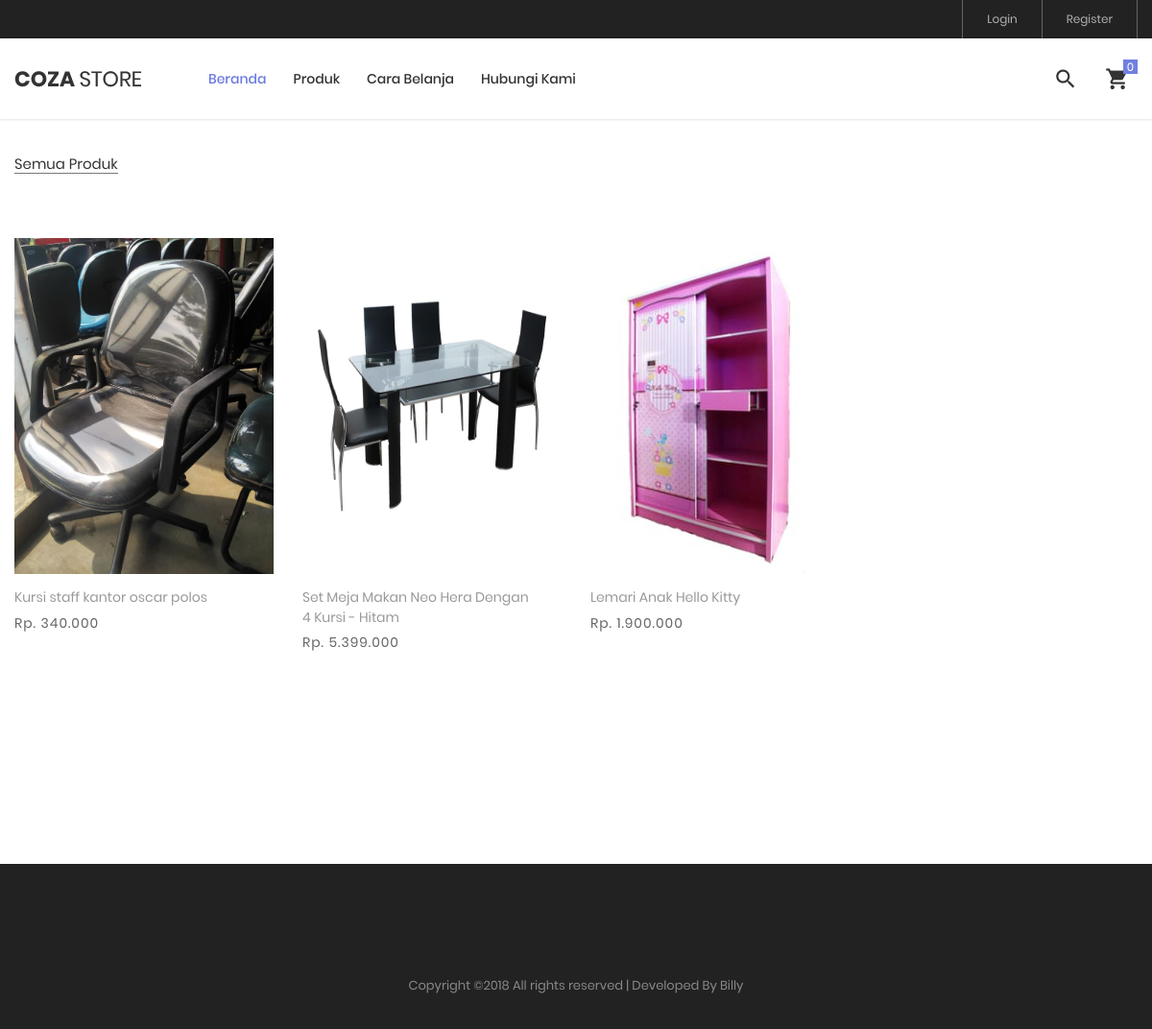
The app's page /index.php/produk with its own data.
### tables this page shows
CREATE TABLE IF NOT EXISTS `identitas` (
  `id_identitas` int(11) unsigned NOT NULL AUTO_INCREMENT,
  `kabupaten_id` int(11) NOT NULL DEFAULT '0',
  `nama_website` varchar(50) NOT NULL DEFAULT '0',
  `email` varchar(50) NOT NULL DEFAULT '0',
  `facebook` varchar(50) NOT NULL DEFAULT '0',
  `no_telp` varchar(50) NOT NULL DEFAULT '0',
  `nama_bank` varchar(50) NOT NULL DEFAULT '0',
  `alamat` varchar(255) NOT NULL DEFAULT '0',
  `favicon` varchar(255) NOT NULL DEFAULT '0',
  `logo` varchar(255) NOT NULL DEFAULT '0',
  PRIMARY KEY (`id_identitas`)
);

CREATE TABLE IF NOT EXISTS `tb_produk` (
  `id_produk` int(10) unsigned NOT NULL AUTO_INCREMENT,
  `kategori_id` int(10) unsigned NOT NULL,
  `kode_produk` varchar(50) NOT NULL,
  `nama_produk` varchar(50) NOT NULL,
  `harga` varchar(50) NOT NULL,
  `fee_jastip` varchar(50) NOT NULL,
  `berat` varchar(50) NOT NULL,
  `deskripsi` longtext NOT NULL,
  `gambar_1` varchar(255) DEFAULT NULL,
  `gambar_2` varchar(255) DEFAULT NULL,
  `gambar_3` varchar(255) DEFAULT NULL,
  `seo` varchar(255) DEFAULT NULL,
  PRIMARY KEY (`id_produk`),
  UNIQUE KEY `kode_produk` (`kode_produk`)
);

### application/libraries/Template.php (called while the page is built)
<?php if ( ! defined('BASEPATH')) exit('No direct script access allowed');
class Template {
		var $template_data = array();
		function set($name, $value)
		{
			$this->template_data[$name] = $value;
		}
		function load($template = '', $view = '' , $view_data = array(), $return = FALSE)
		{
			$this->CI =& get_instance();
			$this->set('contents', $this->CI->load->view($view, $view_data, TRUE));
			return $this->CI->load->view($template, $this->template_data, $return);
		}
}

### application/controllers/Produk.php (called while the page is built, shortened)
<?php
class Produk extends CI_Controller
{
    public function index()
    {
        $config['per_page'] = 8;
        $from = $this->uri->segment(4);
        $data['title'] = 'Semua Produk';
        $data['kategori_produk'] = 'Semua Produk';
        $data['produk_data'] = $this->produk->get_produk($config['per_page'], $from);
        $data['kategori_produk'] = 'Semua Produk';
        $this->template->load('front','produk/daftar_produk', $data);
    }
}

### index.php (called while the page is built, shortened)
<?php
require_once BASEPATH.'core/CodeIgniter.php';

### application/config/config.php (called while the page is built, shortened)
<?php
$http = 'http' . ((isset($_SERVER['HTTPS']) && $_SERVER['HTTPS'] == 'on') ? 's' : '') . '://';
$newurl = str_replace("index.php","", $_SERVER['SCRIPT_NAME']);
$config['base_url']    = "$http" . $_SERVER['SERVER_NAME'] . "" . $newurl;
$config['index_page'] = '';
$config['uri_protocol']	= 'REQUEST_URI';
$config['url_suffix'] = '';
$config['language']	= 'indonesian';
$config['charset'] = 'UTF-8';
$config['enable_hooks'] = FALSE;
$config['subclass_prefix'] = 'MY_';
$config['composer_autoload'] = "./vendor/autoload.php";
$config['permitted_uri_chars'] = 'a-z 0-9~%.:_\-';
$config['enable_query_strings'] = FALSE;
$config['controller_trigger'] = 'c';
$config['function_trigger'] = 'm';
$config['directory_trigger'] = 'd';
$config['allow_get_array'] = TRUE;
$config['log_threshold'] = 0;
$config['log_path'] = '';
$config['log_file_extension'] = '';
$config['log_file_permissions'] = 0644;
$config['log_date_format'] = 'Y-m-d H:i:s';
$config['error_views_path'] = '';
$config['cache_path'] = '';
$config['cache_query_string'] = FALSE;
$config['encryption_key'] = '';
$config['sess_driver'] = 'files';
$config['sess_cookie_name'] = 'ci_session';
$config['sess_expiration'] = 7200;
$config['sess_save_path'] = NULL;
$config['sess_match_ip'] = FALSE;
$config['sess_time_to_update'] = 300;
$config['sess_regenerate_destroy'] = FALSE;
$config['cookie_prefix']	= '';
$config['cookie_domain']	= '';
$config['cookie_path']		= '/';
$config['cookie_secure']	= FALSE;
$config['cookie_httponly'] 	= FALSE;
$config['standardize_newlines'] = FALSE;
$config['global_xss_filtering'] = FALSE;
$config['csrf_protection'] = FALSE;
$config['csrf_token_name'] = 'csrf_test_name';
$config['csrf_cookie_name'] = 'csrf_cookie_name';
$config['csrf_expire'] = 7200;
$config['csrf_regenerate'] = TRUE;
$config['csrf_exclude_uris'] = array();
$config['compress_output'] = FALSE;
$config['time_reference'] = 'local';
$config['rewrite_short_tags'] = FALSE;
$config['proxy_ips'] = '';

### application/config/pagination.php (called while the page is built, shortened)
<?php  if ( ! defined('BASEPATH')) exit('No direct script access allowed');
$config['query_string_segment'] = 'start';
$config['full_tag_open'] = '<nav><ul class="pagination" style="margin-top:0px">';
$config['full_tag_close'] = '</ul></nav>';
$config['first_link'] = 'First';
$config['first_tag_open'] = '<li>';
$config['first_tag_close'] = '</li>';
$config['last_link'] = 'Last';
$config['last_tag_open'] = '<li>';
$config['last_tag_close'] = '</li>';
$config['next_link'] = 'Next';

### application/models/Produk_model.php (called while the page is built, shortened)
<?php
class Produk_model extends CI_Model
{
    public $table = 'tb_produk';
    public function get_produk($number, $offset, $filter = NULL)
    {
        $this->db->from($this->table);
        $this->db->join('tb_kategori', 'tb_kategori.id_kategori = tb_produk.kategori_id');
        $this->db->order_by('id_produk', 'desc');
        $this->db->limit($number, $offset);
        return $this->db->get()->result();
    }
    public function count_all($kategori_id = 0, $q = null)
    {
        $this->db->from($this->table);
        return $this->db->count_all_results();
    }
}

### application/views/produk/daftar_produk.php (the view, shortened to what this page needs)
  <div class="bg0 m-t-23 p-b-140">
    <div class="container">
      <div class="flex-w flex-sb-m p-b-52">
        <div class="flex-w flex-l-m filter-tope-group m-tb-10">
          <button class="stext-106 cl6 hov1 bor3 trans-04 m-r-32 m-tb-5 how-active1" data-filter="*">
             <?php echo $kategori_produk ?>
          </button>
        </div>
      </div>
      <div class="row isotope-grid">
        <?php foreach ($produk_data as $row): ?>
        <div class="col-sm-6 col-md-4 col-lg-3 p-b-35 isotope-item women">
          <div class="block2">
            <div class="block2-pic hov-img0">
              <img height="350" src="<?php echo base_url('assets/foto_produk/'.$row->gambar_1) ?>" alt="IMG-PRODUCT">
            </div>
            <div class="block2-txt flex-w flex-t p-t-14">
              <div class="block2-txt-child1 flex-col-l ">
                <a href="<?php echo base_url('produk/detail_produk/'.$row->id_produk.'-'.permalink($row->nama_produk)) ?>" class="stext-104 cl4 hov-cl1 trans-04 js-name-b2 p-b-6">
                  <?php echo $row->nama_produk ?>
                </a>
                <span class="stext-105 cl3">
                  <?php echo format_rupiah($row->harga) ?>
                </span>
              </div>
            </div>
          </div>
        </div>
        <?php endforeach ?>
    </div>
    <div class="flex-c-m flex-w w-full p-t-45">
    </div>
  </div>
</div>

### application/views/front.php (shortened to what this page needs)
<!DOCTYPE html>
<html lang="en">
<head>
	<link rel="stylesheet" type="text/css" href="<?php echo assets_front() ?>vendor/bootstrap/css/bootstrap.min.css">
	<link rel="stylesheet" type="text/css" href="<?php echo assets_front() ?>fonts/font-awesome-4.7.0/css/font-awesome.min.css">
	<link rel="stylesheet" type="text/css" href="<?php echo assets_front() ?>fonts/iconic/css/material-design-iconic-font.min.css">
	<link rel="stylesheet" type="text/css" href="<?php echo assets_front() ?>fonts/linearicons-v1.0.0/icon-font.min.css">
	<link rel="stylesheet" type="text/css" href="<?php echo assets_back() ?>plugins/datatables/dataTables.bootstrap4.css">
	<link rel="stylesheet" type="text/css" href="<?php echo assets_front() ?>vendor/animate/animate.css">
	<link rel="stylesheet" type="text/css" href="<?php echo assets_front() ?>vendor/css-hamburgers/hamburgers.min.css">
	<link rel="stylesheet" type="text/css" href="<?php echo assets_front() ?>vendor/animsition/css/animsition.min.css">
	<link rel="stylesheet" type="text/css" href="<?php echo assets_front() ?>vendor/select2/select2.min.css">
	<link rel="stylesheet" type="text/css" href="<?php echo assets_front() ?>vendor/daterangepicker/daterangepicker.css">
	<link rel="stylesheet" type="text/css" href="<?php echo assets_front() ?>vendor/slick/slick.css">
	<link rel="stylesheet" type="text/css" href="<?php echo assets_front() ?>vendor/MagnificPopup/magnific-popup.css">
	<link rel="stylesheet" type="text/css" href="<?php echo assets_front() ?>vendor/perfect-scrollbar/perfect-scrollbar.css">
	<link rel="stylesheet" type="text/css" href="<?php echo assets_front() ?>css/util.css">
	<link rel="stylesheet" type="text/css" href="<?php echo assets_front() ?>css/main.css">
</head>
<body class="animsition">
	<header class="header-v4">
		<div class="container-menu-desktop">
			<div class="top-bar">
				<div class="content-topbar flex-sb-m h-full container">
					<div class="right-top-bar flex-w h-full">
						<?php if ($this->session->userdata('logged_in') == null): ?>
							<a href="<?php echo base_url() ?>auth/login" class="flex-c-m trans-04 p-lr-25">
								Login
							</a>
							<a href="<?php echo base_url() ?>auth/register" class="flex-c-m trans-04 p-lr-25">
								Register
							</a>
						<?php endif ?>
					</div>
				</div>
			</div>
			<div class="wrap-menu-desktop how-shadow1">
				<nav class="limiter-menu-desktop container">
					<a href="<?php echo base_url() ?>" class="logo">
						<img src="<?php echo get_logo() ?>" alt="IMG-LOGO">
					</a>
					<div class="menu-desktop">
						<ul class="main-menu">
							<li class="active-menu">
								<a href="<?php echo base_url() ?>">Beranda</a>
							</li>
							<li>
								<a href="<?php echo base_url('produk') ?>">Produk</a>
							</li>
							<li>
								<a href="<?php echo base_url('page/cara_belanja') ?>">Cara Belanja</a>
							</li>
							<li>
								<a href="<?php echo base_url('page/hubungi_kami') ?>">Hubungi Kami</a>
							</li>
						</ul>
					</div>
					<div class="wrap-icon-header flex-w flex-r-m">
						<div class="icon-header-item cl2 hov-cl1 trans-04 p-l-22 p-r-11 js-show-modal-search">
							<i class="zmdi zmdi-search"></i>
						</div>
						<div class="icon-header-item cl2 hov-cl1 trans-04 p-l-22 p-r-11 icon-header-noti js-show-cart" id="cart-icon" data-notify="0">
							<i class="zmdi zmdi-shopping-cart"></i>
						</div>
					</div>
				</nav>
			</div>
		</div>
	</header>
	<?php echo $contents; ?>
	<footer class="bg3 p-t-75 p-b-32">
		<div class="container">
			<div class="p-t-40">
				<p class="stext-107 cl6 txt-center">
Copyright &copy;<script>document.write(new Date().getFullYear());</script> All rights reserved | Developed By Billy
				</p>
			</div>
		</div>
	</footer>
</body>
</html>

### application/helpers/html_helper.php (shortened to what this page needs)
<?php
function assets_front($uri='')
{
	echo base_url('assets/front/'.$uri);
}
function assets_back($uri='')
{
	echo base_url('assets/back/'.$uri);
}
function get_logo()
{
	$ci = get_instance();
	$data = $ci->db->query("SELECT * FROM identitas WHERE id_identitas = 1")->row_array();
	echo assets_front('images/' . $data['logo']);
}

### assets/front/css/main.css (style rules this page uses)
.container { max-width: 1380px; }
@media (max-width: 1600px) { .container { max-width: 1200px; } }
.container-menu-desktop { height: auto; width: 100%; position: relative; -webkit-transition: all 0.3s; -o-transition: all 0.3s; -moz-transition: all 0.3s; transition: all 0.3s; }
.header-v4 .container-menu-desktop { height: 124px; }
.top-bar { height: 40px; background-color: #222; }
.right-top-bar a { font-family: Poppins-Regular; font-size: 12px; line-height: 1.8; height: 100%; color: #b2b2b2; border-right: 1px solid rgba(255,255,255,0.3); }
.right-top-bar a:first-child { border-left: 1px solid rgba(255,255,255,0.3); }
.wrap-menu-desktop { position: fixed; z-index: 1100; background-color: transparent; width: 100%; height: 84px; top: 40px; left: 0px; -webkit-transition: height 0.3s, background-color 0.3s; -o-transition: height 0.3s, background-color 0.3s; -moz-transition: height 0.3s, background-color 0.3s; transition: height 0.3s, background-color 0.3s; }
.header-v4 .wrap-menu-desktop { background-color: #fff; }
.limiter-menu-desktop { height: 100%; display: -webkit-box; display: -webkit-flex; display: -moz-box; display: -ms-flexbox; display: flex; align-items: center; background-color: transparent; }
.logo { display: -webkit-box; display: -webkit-flex; display: -moz-box; display: -ms-flexbox; display: flex; align-items: center; height: 65%; margin-right: 55px; }
.logo img { max-width: 100%; max-height: 100%; }
.menu-desktop { display: -webkit-box; display: -webkit-flex; display: -moz-box; display: -ms-flexbox; display: flex; align-items: center; height: 100%; }
.main-menu { list-style-type: none; margin: 0; display: -webkit-box; display: -webkit-flex; display: -moz-box; display: -ms-flexbox; display: flex; align-items: center; }
.main-menu > li { display: block; position: relative; padding: 20px 10px 20px 0px; margin: 0px 4px 0px 14px; }
.main-menu > li > a { font-family: Poppins-Medium; font-size: 14px; color: #333; padding: 5px 0px; transition: all 0.4s; -webkit-transition: all 0.4s; -o-transition: all 0.4s; -moz-transition: all 0.4s; }
.wrap-icon-header { flex-grow: 1; }
.icon-header-item { position: relative; font-size: 26px; line-height: 1; cursor: pointer; }
.icon-header-noti::after { content: attr(data-notify); font-family: Poppins-Regular; font-size: 12px; color: #fff; line-height: 15px; text-align: center; display: block; position: absolute; top: -7px; right: 0; min-width: 15px; height: 15px; padding: 0 3px; background-color: #717fe0; }
.main-menu > li.active-menu > a { color: #6c7ae0; }
.block2-pic { position: relative; }
.block2-txt-child1 { width: calc(100% - 30px); }
.cl2 { color: #333; }
.cl3 { color: #666; }
.cl4 { color: #999; }
.cl6 { color: #888; }
.stext-104 { font-family: Poppins-Regular; font-size: 14px; line-height: 1.466667; }
.stext-105 { font-family: Poppins-Regular; font-size: 14px; line-height: 1.466667; letter-spacing: 1px; }
.stext-106 { font-family: Poppins-Regular; font-size: 15px; line-height: 1.2; }
.stext-107 { font-family: Poppins-Regular; font-size: 13px; line-height: 1.923; }
.bg0 { background-color: #fff; }
.bg3 { background-color: #222; }
.bor3 { border-bottom: 1px solid transparent; }
.how-active1 { color: #333; border-color: #797979; }
.how-shadow1 { box-shadow: 0 0px 3px 0px rgba(0,0,0,0.2); -moz-box-shadow: 0 0px 3px 0px rgba(0,0,0,0.2); -webkit-box-shadow: 0 0px 3px 0px rgba(0,0,0,0.2); -o-box-shadow: 0 0px 3px 0px rgba(0,0,0,0.2); -ms-box-shadow: 0 0px 3px 0px rgba(0,0,0,0.2); }
.hov-img0 { display: block; overflow: hidden; }
.hov-img0 img { width: 100%; -webkit-transition: transform 0.9s ease; -o-transition: transform 0.9s ease; -moz-transition: transform 0.9s ease; transition: transform 0.9s ease; }

### records on screen
identitas: logo (picture)
tb_produk: gambar_1 (picture), nama_produk "Kursi staff kantor oscar polos", harga "Rp. 340.000"
tb_produk: gambar_1 (picture), nama_produk "Set Meja Makan Neo Hera Dengan 4 Kursi - Hitam", harga "Rp. 5.399.000"
tb_produk: gambar_1 (picture), nama_produk "Lemari Anak Hello Kitty", harga "Rp. 1.900.000"

### other values on screen
$kategori_produk "Semua Produk"
